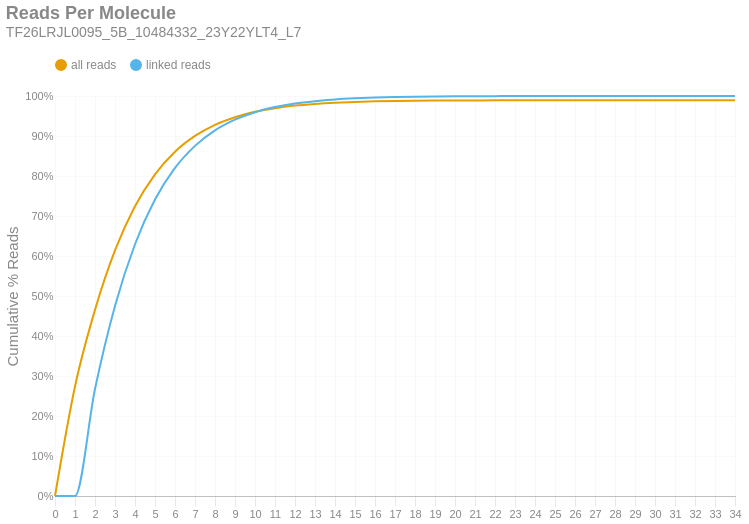

The notebook cell saved with this chart:
### Markdown cell above
### Reads per Molecule
This chart shows the cumulative distribution of the number of reads per linked molecule. That is, how many alignments are associated with a unique molecule. This excludes the number of reads associated with invalid or absent linked-read barcodes. The `linked` histogram is the percentages recalculated when disregarding singletons.

### Code cell
if SKIPLR:
    print_html(f"Skipped")
else:
    counts = np.bincount(valids['reads'].cast(pl.Int64).to_numpy())
    weighted = counts * np.arange(len(counts))
    all_perc = weighted / n_reads
    linked_perc = weighted / n_linked_reads
    linked_perc[1] = 0
    binned_df = pl.DataFrame({
        'readsper': list(range(len(counts))),
        'all reads (cumsum)': np.cumsum(all_perc).tolist(),
        'linked reads (cumsum)': np.cumsum(linked_perc).tolist(),
    })

    with SafeRender(binned_df):
        (
            density_plot(binned_df, 'Reads Per Molecule', samplename, 'readspmol')
            .encode(
                x=alt.X('readsper:O', title=None).axis(labelAngle=0).scale(padding=0),
                y=alt.Y('value:Q', title='Cumulative % Reads').axis(format='%').stack(False),
                color=alt.Color("key:N").scale(domain=["all reads", "linked reads"]),
                tooltip=[
                    alt.Tooltip("key:N", title="Data Type"),
                    alt.Tooltip("readsper:O", title="Reads Per Molecule"),
                    alt.Tooltip("value:Q", format=".2%", title="% Reads (Cum.)")
                ]            
            )
        ).display()

### Figure 1 — Vega-Lite specification as saved in the notebook (floating-point values rounded to 4 significant figures)
{"width": "container", "height": 400, "config": {"title": {"anchor": "start", "dy": -15, "fontSize": 18, "color": "#888888", "subtitleColor": "#888888", "subtitleFontSize": 14}, "arc": {"fill": "#0072B2"}, "axis": {"domainColor": "#888888", "domainWidth": 0.5, "gridWidth": 0.2, "grid": false, "titleFontWeight": 400, "titleFontSize": 15, "labelFontSize": 11, "labelColor": "#888888", "tickColor": "#888888", "tickWidth": 0.2, "titleColor": "#888888"}, "axisBand": {"grid": false}, "axisX": {"grid": true, "tickSize": 10, "domainCap": "round"}, "axisY": {"domain": false, "grid": true, "tickSize": 0, "domainCap": "round"}, "background": "transparent", "header": {"labelFontSize": 15, "labelColor": "#888888", "titleFontSize": 15, "titleFontWeight": 600, "titleColor": "#888888"}, "legend": {"labelFont": "sans-serif", "labelFontSize": 12, "labelColor": "#888888", "symbolSize": 100, "symbolType": "circle", "titleFontSize": 12, "titlePadding": 10, "titleColor": "#888888", "title": null, "orient": "top"}, "range": {"category": ["#E69F00", "#56B4E9", "#009E73", "#F0E442", "#0072B2", "#D55E00", "#CC79A7", "#000000"], "diverging": ["#cfe8f3", "#a2d4ec", "#73bfe2", "#46abdb", "#1696d2", "#12719e"]}, "area": {"fill": "#0072B2", "fillOpacity": 0.7, "line": true, "strokeOpacity": 0.7}, "line": {"color": "#0072B2", "stroke": "#0072B2", "strokeWidth": 2}, "trail": {"color": "#0072B2", "stroke": "#0072B2", "strokeWidth": 0, "size": 1}, "point": {"filled": true, "fillOpacity": 1.0, "size": 95}, "text": {"color": "#888888", "fontSize": 11, "align": "right", "fontWeight": 400, "size": 11}, "bar": {"fill": "#0072B2", "stroke": null}, "view": {"stroke": null, "continuousWidth": 660, "continuousHeight": 400}}, "data": {"name": "data-a386cab6eb43613cf193b2fb5ed8f33d"}, "mark": {"type": "line", "interpolate": "monotone", "point": {"opacity": 0, "size": 275}}, "encoding": {"color": {"field": "key", "scale": {"domain": ["all reads", "linked reads"]}, "type": "nominal"}, "tooltip": [{"field": "key", "title": "Data Type", "type": "nominal"}, {"field": "readsper", "title": "Reads Per Molecule", "type": "ordinal"}, {"field": "value", "format": ".2%", "title": "% Reads (Cum.)", "type": "quantitative"}], "x": {"axis": {"labelAngle": 0}, "field": "readsper", "scale": {"padding": 0}, "title": null, "type": "ordinal"}, "y": {"axis": {"format": "%"}, "field": "value", "stack": false, "title": "Cumulative % Reads", "type": "quantitative"}}, "params": [{"name": "param_c36ac31b6afebe62", "select": {"type": "point", "fields": ["key"]}, "bind": "legend"}], "title": {"text": "Reads Per Molecule", "subtitle": "TF26LRJL0095_5B_10484332_23Y22YLT4_L7"}, "transform": [{"fold": ["all reads (cumsum)", "linked reads (cumsum)"]}, {"calculate": "replace(datum.key, ' (cumsum)', '')", "as": "key"}, {"filter": {"param": "param_c36ac31b6afebe62"}}], "usermeta": {"embedOptions": {"downloadFileName": "TF26LRJL0095_5B_10484332_23Y22YLT4_L7.readspmol"}}, "$schema": "https://vega.github.io/schema/vega-lite/v6.4.1.json", "datasets": {"data-a386cab6eb43613cf193b2fb5ed8f33d": [{"readsper": 0, "all reads (cumsum)": 0.0, "linked reads (cumsum)": 0.0}, {"readsper": 1, "all reads (cumsum)": 0.2739, "linked reads (cumsum)": 0.0}, {"readsper": 2, "all reads (cumsum)": 0.4653, "linked reads (cumsum)": 0.2675}, {"readsper": 3, "all reads (cumsum)": 0.6138, "linked reads (cumsum)": 0.4751}, {"readsper": 4, "all reads (cumsum)": 0.7242, "linked reads (cumsum)": 0.6293}, {"readsper": 5, "all reads (cumsum)": 0.8042, "linked reads (cumsum)": 0.7411}, {"readsper": 6, "all reads (cumsum)": 0.8607, "linked reads (cumsum)": 0.8201}, {"readsper": 7, "all reads (cumsum)": 0.9002, "linked reads (cumsum)": 0.8753}, {"readsper": 8, "all reads (cumsum)": 0.9279, "linked reads (cumsum)": 0.9141}, {"readsper": 9, "all reads (cumsum)": 0.947, "linked reads (cumsum)": 0.9407}, {"readsper": 10, "all reads (cumsum)": 0.9604, "linked reads (cumsum)": 0.9595}, {"readsper": 11, "all reads (cumsum)": 0.9696, "linked reads (cumsum)": 0.9723}, {"readsper": 12, "all reads (cumsum)": 0.976, "linked reads (cumsum)": 0.9813}, {"readsper": 13, "all reads (cumsum)": 0.9802, "linked reads (cumsum)": 0.9871}, {"readsper": 14, "all reads (cumsum)": 0.9831, "linked reads (cumsum)": 0.9912}, {"readsper": 15, "all reads (cumsum)": 0.9852, "linked reads (cumsum)": 0.9941}, {"readsper": 16, "all reads (cumsum)": 0.9866, "linked reads (cumsum)": 0.9961}, {"readsper": 17, "all reads (cumsum)": 0.9875, "linked reads (cumsum)": 0.9974}, {"readsper": 18, "all reads (cumsum)": 0.9881, "linked reads (cumsum)": 0.9982}, {"readsper": 19, "all reads (cumsum)": 0.9885, "linked reads (cumsum)": 0.9988}, {"readsper": 20, "all reads (cumsum)": 0.9888, "linked reads (cumsum)": 0.9992}, {"readsper": 21, "all reads (cumsum)": 0.989, "linked reads (cumsum)": 0.9995}, {"readsper": 22, "all reads (cumsum)": 0.9891, "linked reads (cumsum)": 0.9997}, {"readsper": 23, "all reads (cumsum)": 0.9892, "linked reads (cumsum)": 0.9998}, {"readsper": 24, "all reads (cumsum)": 0.9893, "linked reads (cumsum)": 0.9999}, {"readsper": 25, "all reads (cumsum)": 0.9893, "linked reads (cumsum)": 0.9999}, {"readsper": 26, "all reads (cumsum)": 0.9893, "linked reads (cumsum)": 0.9999}, {"readsper": 27, "all reads (cumsum)": 0.9894, "linked reads (cumsum)": 1.0}, {"readsper": 28, "all reads (cumsum)": 0.9894, "linked reads (cumsum)": 1.0}, {"readsper": 29, "all reads (cumsum)": 0.9894, "linked reads (cumsum)": 1.0}, {"readsper": 30, "all reads (cumsum)": 0.9894, "linked reads (cumsum)": 1.0}, {"readsper": 31, "all reads (cumsum)": 0.9894, "linked reads (cumsum)": 1.0}, {"readsper": 32, "all reads (cumsum)": 0.9894, "linked reads (cumsum)": 1.0}, {"readsper": 33, "all reads (cumsum)": 0.9894, "linked reads (cumsum)": 1.0}, {"readsper": 34, "all reads (cumsum)": 0.9894, "linked reads (cumsum)": 1.0}]}}
